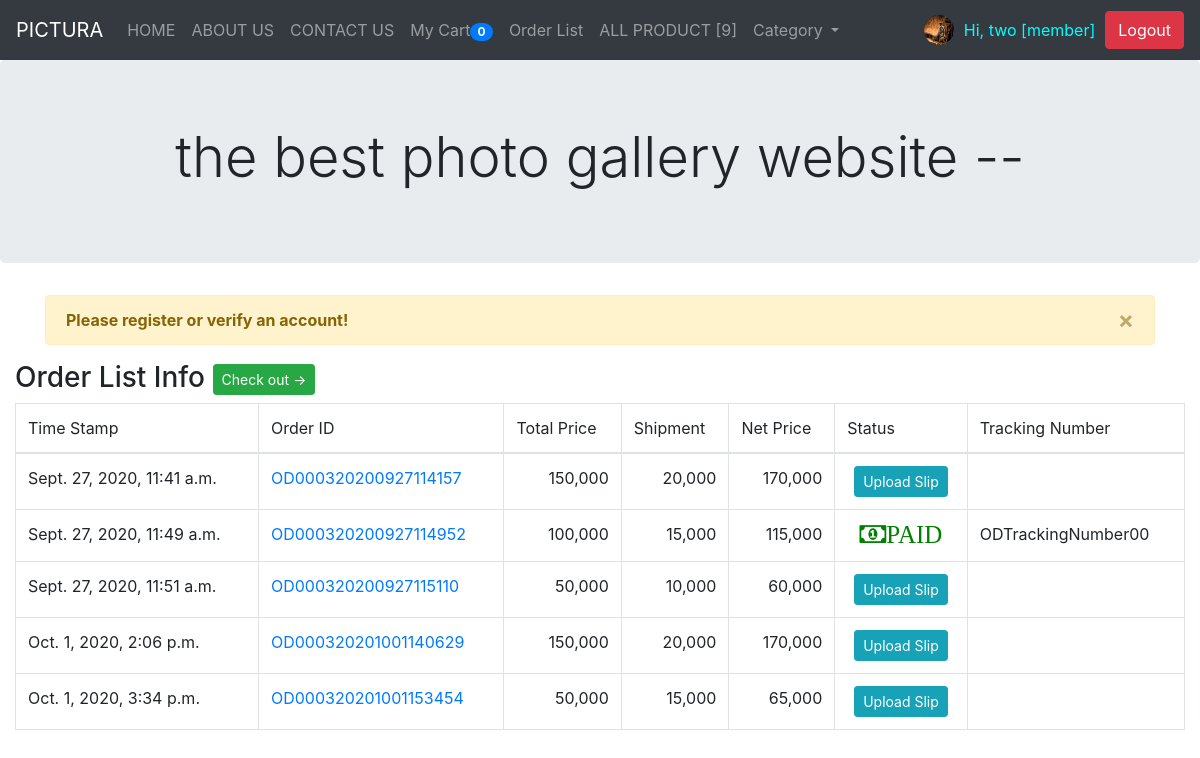
Page /orderList/ (signed in) on the earlier database version.
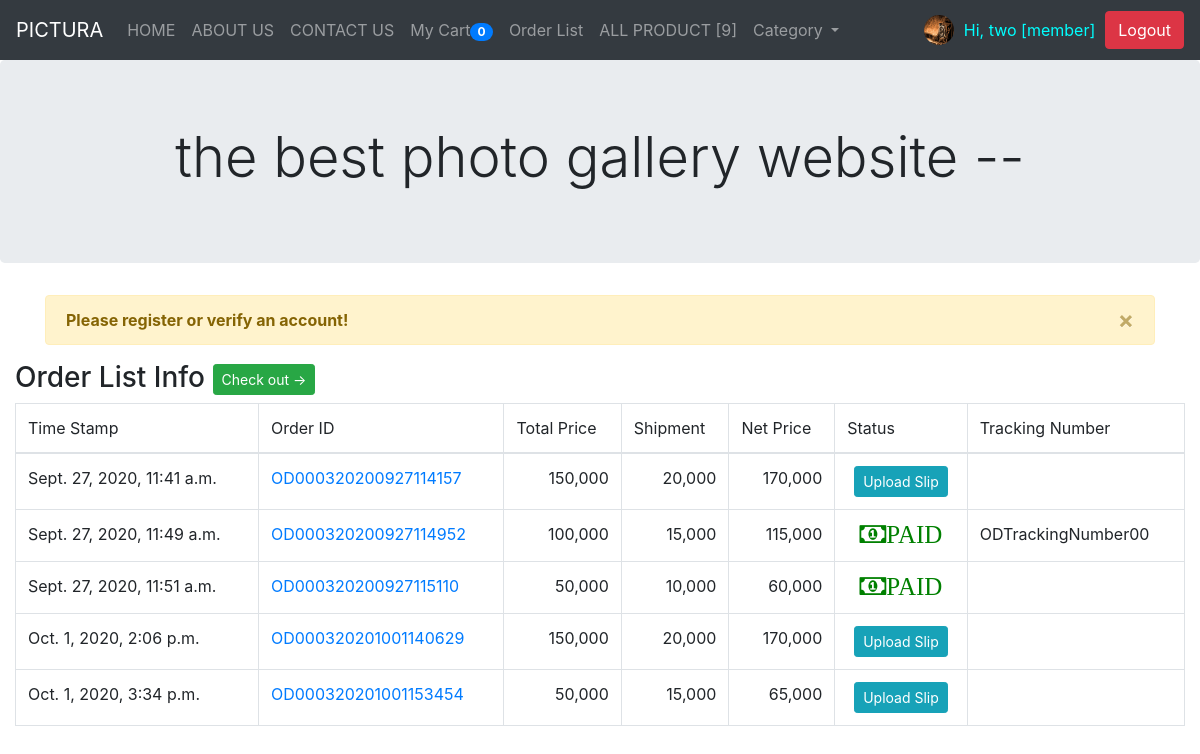
Same page on the later database version.
### myapp/models.py (models this page shows, shortened)
class Profile(models.Model):
    user = models.OneToOneField(User, on_delete=models.CASCADE)
    photo = models.ImageField(upload_to='photoProfile',
                              null=True, blank=True, default='default.jpg')
    userType = models.CharField(max_length=100, default='member')
    cartQuantity = models.IntegerField(default=0)

class OrderPending(models.Model):
    orderId = models.CharField(max_length=100)
    user = models.ForeignKey(User, on_delete=models.CASCADE)
    name = models.CharField(max_length=100)
    tel = models.CharField(max_length=100)
    address = models.TextField()
    shipping = models.CharField(max_length=100)
    payment = models.CharField(max_length=100)
    other = models.TextField(null=True, blank=True)
    stamp = models.DateTimeField(auto_now_add=True, null=True, blank=True)
    paid = models.BooleanField(default=False)
    confirmed = models.BooleanField(default=False)
    slip = models.ImageField(upload_to="slip", null=True, blank=True)
    slipTime = models.CharField(max_length=100, null=True, blank=True)
    paymentId = models.CharField(max_length=100, null=True, blank=True)
    trackingNumber = models.CharField(max_length=100, null=True, blank=True)

### myapp/views.py (the view)
# urls.py: path('orderList/', OrderListPage, name='orderList'),
def OrderListPage(request):
    username = request.user.username
    user = User.objects.get(username=username)
    context = {}
    order = OrderPending.objects.filter(user=user)
    for od in order:
        orderId = od.orderId
        odList = OrderList.objects.filter(orderId=orderId)
        total = sum([c.total for c in odList])
        od.total = total
        count = sum([c.quantity for c in odList])
        if od.shipping == 'ems':
            shipCost = sum([10000 if i == 0 else 5000 for i in range(count)])
        else:
            shipCost = sum([5000 if i == 0 else 2000 for i in range(count)])
        if od.payment == 'cod':
            shipCost += 5000
        od.shipCost = shipCost
    context['allOrder'] = order
    return render(request, 'myapp/orderList.html', context)

### myapp/templatetags/custom_tags.py (called while the page is built)
@register.simple_tag
def show_allproduct():
    count = AllProduct.objects.count()
    return count

@register.inclusion_tag('myapp/allCategory.html')
def all_category():
    cats = Category.objects.all()
    return {'allcats': cats}

### template/myapp/orderList.html
{% extends 'myapp/base.html' %} {% load humanize %} {% block content %}
<h3>
  Order List Info
  <a href="{% url 'checkOut' %}" class="btn btn-sm btn-success">Check out -></a>
</h3>
<table class="table table-bordered table-strip">
  <thead>
    <tr>
      <td>Time Stamp</td>
      <td>Order ID</td>
      <td>Total Price</td>
      <td>Shipment</td>
      <td>Net Price</td>
      <td>Status</td>
      <td>Tracking Number</td>
    </tr>
  </thead>
  <tbody>
    {% for od in allOrder %}
    <tr>
      <td>{{od.stamp}}</td>
      <td><a href="{% url 'myOrder' od.orderId %}">{{od.orderId }}</a></td>
      <td class="text-right">{{od.total|intcomma}}</td>
      <td class="text-right">{{od.shipCost|intcomma}}</td>
      <td class="text-right">{{od.total|add:od.shipCost|intcomma}}</td>
      <td class="text-center">
        {% if od.paid %}
        <i class="fa fa-money" style="font-size: 25px; color: green">PAID</i>
        {% else %}
        <a href="{% url 'uploadSlip' od.orderId %}" class="btn btn-sm btn-info"
          >Upload Slip</a
        >
        {% endif %}
      </td>
      <td>
        {% if od.trackingNumber != None %} {{ od.trackingNumber }} {% endif %}
      </td>
    </tr>
    {% endfor %}
  </tbody>
</table>
{% endblock %}

### template/myapp/base.html (shortened to what this page needs)
{% load custom_tags %} {% load markdown_extra %}
<!DOCTYPE html>
<html lang="en">
  <head>
    <link
      rel="stylesheet"
      href="https://stackpath.bootstrapcdn.com/bootstrap/4.5.2/css/bootstrap.min.css"
    />
    <link
      rel="stylesheet"
      href="https://cdnjs.cloudflare.com/ajax/libs/font-awesome/4.7.0/css/font-awesome.min.css"
    />
  </head>
  <body>
    <nav class="navbar navbar-expand-sm bg-dark navbar-dark">
      <a class="navbar-brand" href="/">PICTURA</a>
      <div class="collapse navbar-collapse" id="collapsibleNavbar">
        <ul class="navbar-nav mr-auto">
          <li class="nav-item">
            <a class="nav-link" href="{% url 'home-page'%}">HOME</a>
          </li>
          <li class="nav-item">
            <a class="nav-link" href="{% url 'about-page'%}">ABOUT US</a>
          </li>
          <li class="nav-item">
            <a class="nav-link" href="{% url 'contact-page'%}">CONTACT US</a>
          </li>
          {% if user.is_authenticated and user.profile.userType == 'member'%}
          <li class="nav-item">
            <a class="nav-link" href="{% url 'myCart'%}"
              >My Cart<span class="badge badge-pill badge-primary"
                >{{user.profile.cartQuantity}}</span
              ></a
            >
          </li>
          <li class="nav-item">
            <a class="nav-link" href="{% url 'orderList'%}">Order List</a>
          </li>
          {% endif %}
          <li class="nav-item">
            <a class="nav-link" href="{% url 'allProduct'%}"
              >ALL PRODUCT [{% show_allproduct %}]</a
            >
          </li>
          <li class="nav-item dropdown">
            <a
              class="nav-link dropdown-toggle"
              href="#"
              id="navbarDropdown"
              role="button"
              data-toggle="dropdown"
              aria-haspopup="true"
              aria-expanded="false"
            >
              Category
            </a>
          </li>
        </ul>
        {% if user.is_authenticated %}
        <img
          src="{{user.profile.photo.url}}"
          alt=""
          width="30px"
          height="30px"
          class="rounded-circle"
        />
        <p style="color: cyan; margin: 10px">
          Hi,&nbsp{{user.last_name}}&nbsp[{{user.profile.userType}}]
        </p>
        <a class="btn btn-danger" href="{% url 'logout' %}">Logout</a>
        {% else %}
        <a class="btn btn-info" href="{% url 'register'%}">Register</a
        >&nbsp&nbsp&nbsp
        <a class="btn btn-info" href="{% url 'login' %}">Login</a>
        {% endif %}
      </div>
    </nav>
    <center>
      <div class="jumbotron">
        <h5 class="display-4">the best photo gallery website --</h5>
      </div>
    </center>
    <div class="container">
      {% if user.is_authenticated and user.verifyemail.approved == False %}
      <div class="alert alert-warning alert-dismissible">
        <button type="button" class="close" data-dismiss="alert">
          &times;
        </button>
        <strong>Please register or verify an account!</strong>
      </div>
      {% endif %}
    </div>
    <div class="container-fluid">
      {% block content %} {% endblock content %}
    </div>
  </body>
</html>

Differences in the rows shown:
changed OrderPending "Sept. 27, 2020, 11:51 a.m.": paid "Upload Slip" → "PAID"
